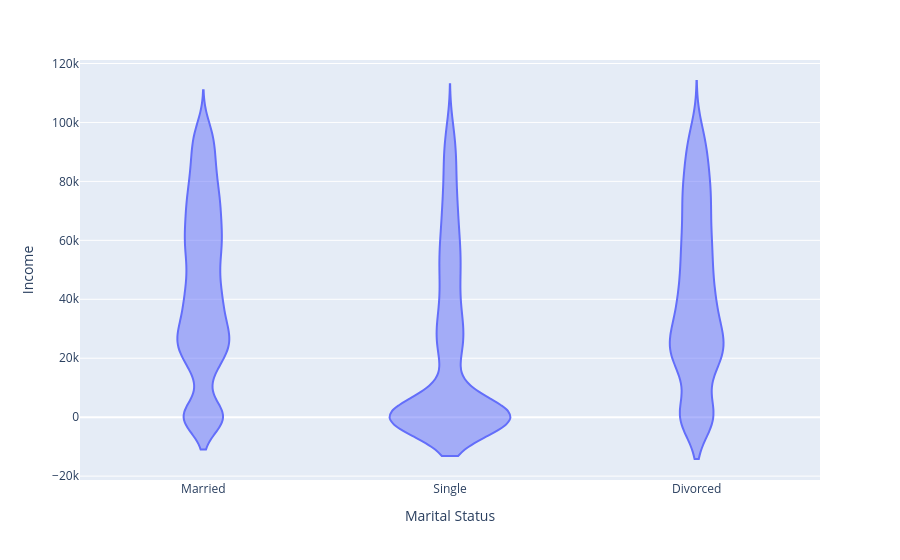

Notebook cell for this chart:
### Code cell
px.violin(data_frame=df,
          x="Marital Status",
          y="Income")

### Figure 1 — Plotly figure (JSON) as saved in the notebook; plotly's stock layout.template omitted (floating-point values rounded to 4 significant figures; data arrays with more than 128 entries replaced by an {"elided": "..."} marker saying what was removed)
{"data": [{"alignmentgroup": "True", "box": {"visible": false}, "hovertemplate": "Marital Status=%{x}<br>Income=%{y}<extra></extra>", "legendgroup": "", "marker": {"color": "#636efa"}, "name": "", "offsetgroup": "", "orientation": "v", "scalegroup": "True", "showlegend": false, "type": "violin", "x": {"elided": "9134 str values"}, "x0": " ", "xaxis": "x", "y": {"elided": "9134 int values"}, "y0": " ", "yaxis": "y"}], "layout": {"legend": {"tracegroupgap": 0}, "margin": {"t": 60}, "violinmode": "group", "xaxis": {"anchor": "y", "domain": [0, 1], "title": {"text": "Marital Status"}}, "yaxis": {"anchor": "x", "domain": [0, 1], "title": {"text": "Income"}}}}
